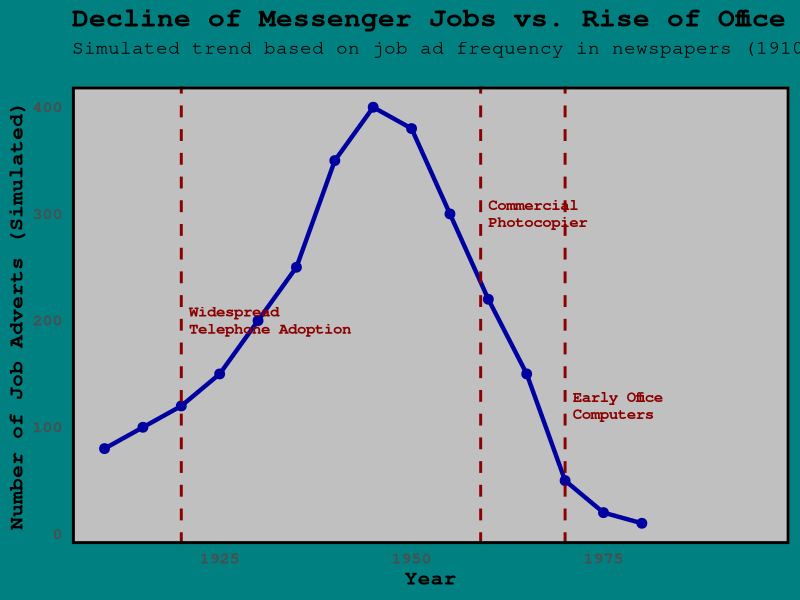
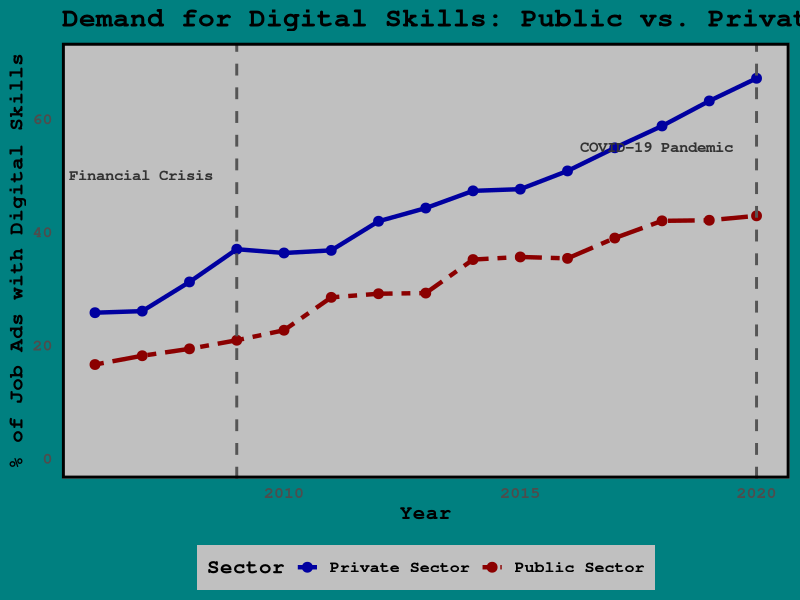

Generate these figures, in order, with R:
## ---- chunk 1
# Load necessary libraries for data manipulation and plotting
library(ggplot2)
library(dplyr)
library(tibble)

# --- 1. Create Simulated Data (Corrected) ---
# The 'year' sequence has 15 values, so 'messenger_ads' must also have 15.
job_data <- tibble(
  year = seq(1910, 1980, by = 5),
  messenger_ads = c(
    80, 100, 120, 150, 200, 250, 350, 400, # Rise to 1945 peak (8 values)
    380, 300, 220, 150, 50, 20, 10         # Decline from 1950 to 1980 (7 values)
  )
)

# This tibble marks the introduction of key technologies.
# Labels are wrapped using \n for better fit.
tech_inventions <- tibble(
  year = c(1920, 1959, 1970),
  technology = c("Widespread\nTelephone Adoption", "Commercial\nPhotocopier", "Early Office\nComputers"),
  label_y = c(200, 300, 120) # Y-axis position for labels
)

# --- 2. Create the ggplot Visualization with Windows 95 Theme ---
ggplot() +
  # Plot the line for messenger job ad demand
  geom_line(data = job_data, aes(x = year, y = messenger_ads), color = "#0000a0", size = 1.5) +
  geom_point(data = job_data, aes(x = year, y = messenger_ads), color = "#0000a0", size = 3) +

  # Add vertical lines for each key technological invention
  geom_vline(data = tech_inventions, aes(xintercept = year), linetype = "dashed", color = "darkred", size = 1) +

  # Add text labels for the technology introductions
  geom_text(
    data = tech_inventions,
    aes(x = year + 1, y = label_y, label = technology), # Position labels closer to the line
    hjust = 0,
    color = "darkred",
    family = "mono", # Use a monospaced font for a retro feel
    fontface = "bold",
    size = 4,
    lineheight = 0.9 # Adjust line spacing for wrapped text
  ) +

  # --- 3. Customize Labels and Theme for a Windows 95 Look ---
  labs(
    title = "Decline of Messenger Jobs vs. Rise of Office Technology",
    subtitle = "Simulated trend based on job ad frequency in newspapers (1910-1980)",
    x = "Year",
    y = "Number of Job Adverts (Simulated)"
  ) +
  # Extend the x-axis to give labels space
  coord_cartesian(xlim = c(1910, 1995)) +
  theme_minimal(base_size = 15) +
  theme(
    # Set text elements to use a monospaced font and black color
    text = element_text(family = "mono", color = "black"),
    plot.title = element_text(face = "bold", size = 20),
    plot.subtitle = element_text(size = 14, margin = margin(b = 20)),
    axis.title = element_text(face = "bold"),
    axis.text = element_text(face = "bold"),

    # Set background colors
    plot.background = element_rect(fill = "#008080", color = NA), # Teal background
    panel.background = element_rect(fill = "#c0c0c0", color = NA), # Gray plot area

    # Add a border around the plot panel to mimic a window
    panel.border = element_rect(color = "black", fill = NA, size = 2),

    # Remove grid lines for a cleaner, more retro look
    panel.grid.major = element_blank(),
    panel.grid.minor = element_blank()
  )

## ---- chunk 2
# Load necessary libraries for data manipulation and plotting
library(ggplot2)
library(dplyr)
library(tibble)

# --- 1. Create Simulated Data ---
# This tibble simulates the percentage of job ads demanding digital competence
# for the public and private sectors from 2006 to 2020.
# The data shows both sectors increasing, but the public sector lagging behind.
skills_data <- tibble(
  year = 2006:2020,
  private_sector = seq(from = 25, to = 65, length.out = 15) + rnorm(15, 0, 1.5),
  public_sector = seq(from = 15, to = 45, length.out = 15) + rnorm(15, 0, 1.5)
)

# This tibble marks the disruptive events mentioned in the paper.
disruptive_events <- tibble(
  year = c(2009, 2020),
  event = c("2009 Financial Crisis", "COVID-19 Pandemic"),
  label_y = c(50, 55) # Y-axis position for labels
)

# --- 2. Create the ggplot Visualization with Windows 95 Theme ---
ggplot(skills_data, aes(x = year)) +
  # Plot the lines for private and public sector demand
  geom_line(aes(y = private_sector, color = "Private Sector"), size = 1.5) +
  geom_line(aes(y = public_sector, color = "Public Sector"), size = 1.5, linetype = "twodash") +

  # Add points for clarity
  geom_point(aes(y = private_sector, color = "Private Sector"), size = 3) +
  geom_point(aes(y = public_sector, color = "Public Sector"), size = 3) +

  # Add vertical lines for each disruptive event
  geom_vline(data = disruptive_events, aes(xintercept = year), linetype = "dashed", color = "#555555", size = 1) +

  # Add text labels for the events
  geom_text(
    data = disruptive_events,
    aes(x = year - 0.5, y = label_y, label = event),
    hjust = 1,
    color = "#333333",
    family = "mono",
    fontface = "bold",
    size = 4
  ) +

  # --- 3. Customize Labels, Colors, and Theme ---
  labs(
    title = "Demand for Digital Skills: Public vs. Private Sector",
    # subtitle = "Simulated trend showing the percentage of job ads requiring digital competence (2006-2020)",
    x = "Year",
    y = "% of Job Ads with Digital Skills",
    color = "Sector" # Legend title
  ) +
  # Define the colors for the lines to match our theme
  scale_color_manual(values = c(
    "Private Sector" = "#0000a0", # Blue
    "Public Sector" = "darkred"   # Red
  )) +
  # Extend the y-axis to give title space
  coord_cartesian(ylim = c(0, 70)) +
  theme_minimal(base_size = 15) +
  theme(
    # Set text elements to use a monospaced font and black color
    text = element_text(family = "mono", color = "black"),
    plot.title = element_text(face = "bold", size = 20),
    plot.subtitle = element_text(size = 14, margin = margin(b = 20)),
    axis.title = element_text(face = "bold"),
    axis.text = element_text(face = "bold"),

    # Set background colors
    plot.background = element_rect(fill = "#008080", color = NA), # Teal background
    panel.background = element_rect(fill = "#c0c0c0", color = NA), # Gray plot area

    # Add a border around the plot panel
    panel.border = element_rect(color = "black", fill = NA, size = 2),

    # Style the legend to match
    legend.position = "bottom",
    legend.background = element_rect(fill = "#c0c0c0", color = NA),
    legend.title = element_text(face = "bold"),
    legend.text = element_text(face = "bold"),
    legend.key = element_rect(fill = "#c0c0c0", color = NA),

    # Remove grid lines
    panel.grid.major = element_blank(),
    panel.grid.minor = element_blank()
  )

